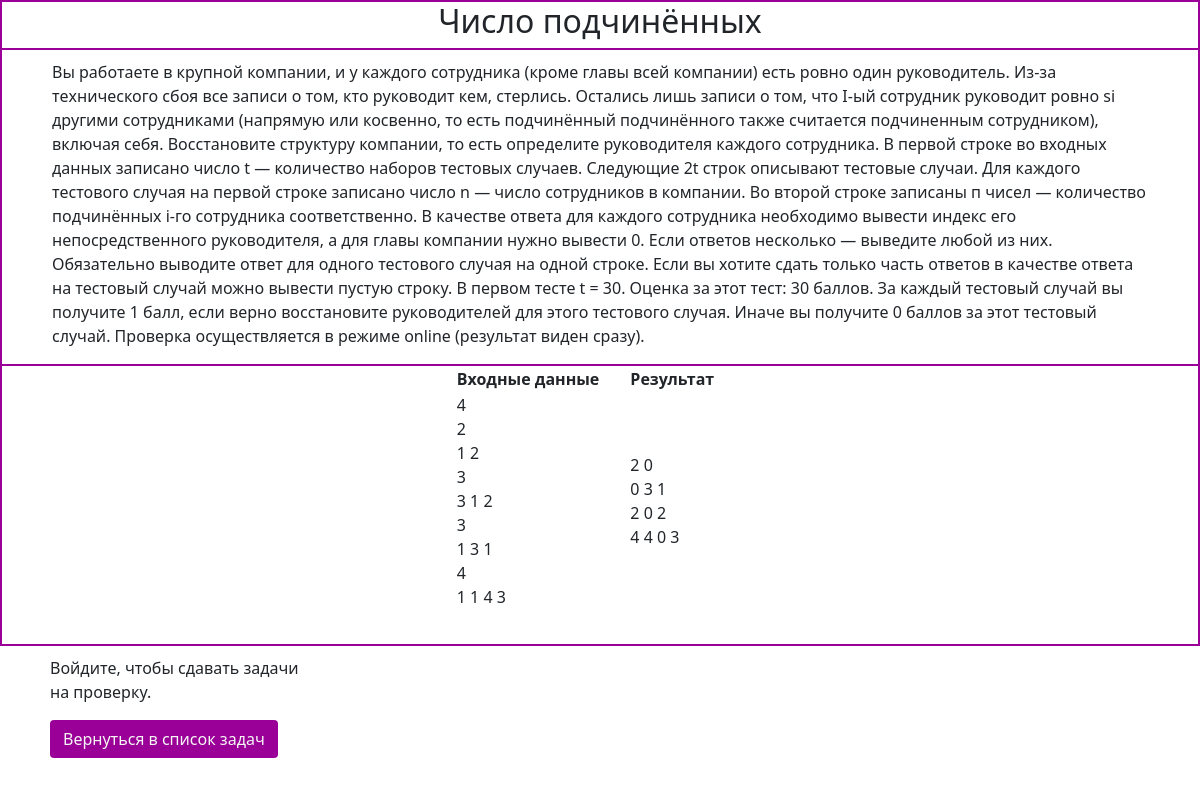
/task/3, run on the app's committed database.
### files/tasks.py (models this page shows)
class Task(SqlAlchemyBase):
    __tablename__ = 'task'
    id = sqlalchemy.Column(sqlalchemy.Integer, primary_key=True, autoincrement=True)
    name = sqlalchemy.Column(sqlalchemy.Text, nullable=True)
    text = sqlalchemy.Column(sqlalchemy.Text, nullable=True)
    input_text = sqlalchemy.Column(sqlalchemy.Text, nullable=True)
    output_text = sqlalchemy.Column(sqlalchemy.Text, nullable=True)

### app.py (the view)
@app.route('/task/<int:id_task>')
def task_page(id_task):
    db_sess = create_session()
    collection_title = '/tasks'
    t = db_sess.query(Task).filter(Task.id == id_task).first()
    return render_template('task_template.html', collection_title=collection_title, t=t, z="c")

### files/db_session.py (called while the page is built)
def create_session() -> Session:
    global __factory
    return __factory()

### templates/task_template.html (shortened to what this page needs)
<!DOCTYPE html>
<html lang="en">
<head>
    <link rel="stylesheet" href="https://cdn.jsdelivr.net/npm/bootstrap@5.1.3/dist/css/bootstrap.min.css">
    <link rel="stylesheet" href="/static/css/task.css">
</head>
<body>
<div class="h2Div"><h2>{{ t.name }}</h2></div>
<div class="textOfTask"><p class="text-of-task">{{ t.text }}</p></div>
<div class="tableCenter">
    <table align="center">
        <tr>
            <th>Входные данные</th>
            <th>Результат</th>
        </tr>
        <tr>
            <td>
                {% for i in t.input_text.split("<br>") %}
                    {{ i }}<br>
                {% endfor %}
            </td>
            <td>
                {% for i in t.output_text.split("<br>") %}
                    {{ i }}<br>
                {% endfor %}
            </td>
        </tr>
    </table>
</div>
<div class="inputFilePy">
    {% if current_user.is_authenticated %}
        {% if collection_title == '/tasks' %}
            <form class="formochka" action="/path" method="POST" enctype="multipart/form-data">
                <input type="hidden" name="id" value="{{ t.id }}">
                <input type="hidden" name="type" value="c">
                <p><input class="form-control form-control-sm" type="file" name="solut"></p>
                <p><input class="form-control form-control-sm" style="background-color: #9a0097; color: whitesmoke"
                          type="submit" value="Отправить решение"></p>
            </form>
        {% else %}
            <form class="formochka" action="/path/{{ collection_title }}" method="POST" enctype="multipart/form-data">
                <input type="hidden" name="id" value="{{ t.id }}">
                <input type="hidden" name="type" value="t">
                <p><input class="form-control form-control-sm" type="file" name="solut"></p>
                <p><input class="form-control form-control-sm" style="background-color: #9a0097; color: whitesmoke"
                          type="submit" value="Отправить решение"></p>
            </form>
        {% endif %}
    {% else %}
        <p>Войдите, чтобы сдавать задачи на проверку.</p>
    {% endif %}
    {% if collection_title == '/tasks' %}
        <a class="btn" href="{{ collection_title }}" style="color: whitesmoke; background-color: #9a0097">Вернуться в
            список задач</a>
    {% else %}
        <a class="btn" href="/collection/{{ collection_title }}" style="color: whitesmoke; background-color: #9a0097">Вернуться
            в список задач</a>
    {% endif %}
</div>
</body>
</html>

### static/css/task.css (style rules this page uses)
h2 { font-weight: normal; text-align: center; }
.text-of-task { padding-left: 50px; padding-right: 50px; padding-top: 10px; }
table { margin-top: 10x; margin-bottom: 10px; }
td, th { padding-right: 30px; }
.h2Div { border-left: 2px solid #9a0097; border-right: 2px solid #9a0097; border-top: 2px solid #9a0097; border-bottom: 1px solid #9a0097; }
.textOfTask { border-left: 2px solid #9a0097; border-right: 2px solid #9a0097; border-top: 1px solid #9a0097; border-bottom: 1px solid #9a0097; }
.tableCenter { border-left: 2px solid #9a0097; border-right: 2px solid #9a0097; border-top: 1px solid #9a0097; border-bottom: 2px solid #9a0097; }
.inputFilePy { margin-top: 10px; margin-bottom: 10px; float: left; padding-left: 50px; width: 25%; }

### data on the page
Task: name "Число подчинённых", text "Вы работаете в крупной компании, и у каждого сотрудника (кроме главы всей компании) есть ровно один руководитель. Из-за технического сбоя все записи о том, кто руководит кем, стерлись. Остались лишь записи о том, что I-ый сотрудник руководит ровно si другими сотрудниками (напрямую или косвенно, то есть подчинённый подчинённого также считается подчиненным сотрудником), включая себя. Восстановите структуру компании, то есть определите руководителя каждого сотрудника. В первой строке во входных данных записано число t — количество наборов тестовых случаев. Следующие 2t строк описывают тестовые случаи. Для каждого тестового случая на первой строке записано число n — число сотрудников в…"

### other printed values
{{ i }} "4" "2" "1 2" "3" "3 1 2" "3" "1 3 1" "4" "1 1 4 3"
{{ i }} "2 0" "0 3 1" "2 0 2" "4 4 0 3"
